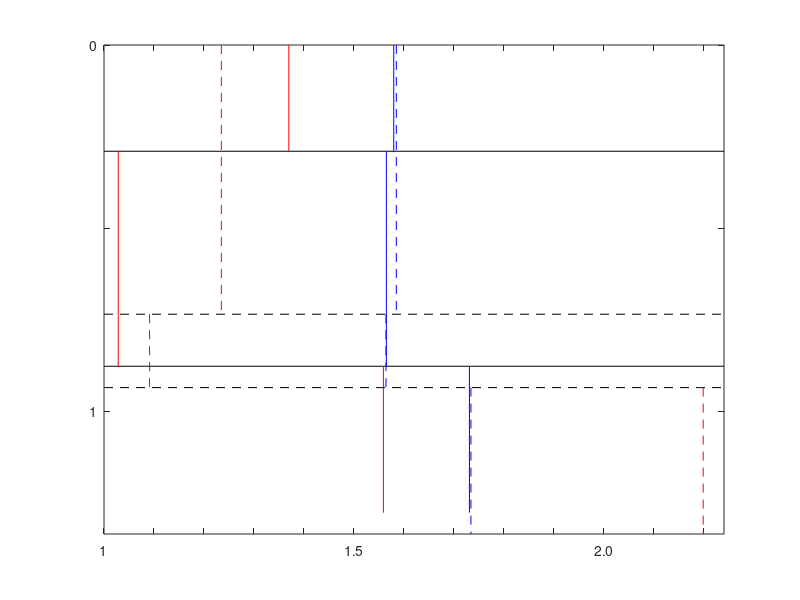
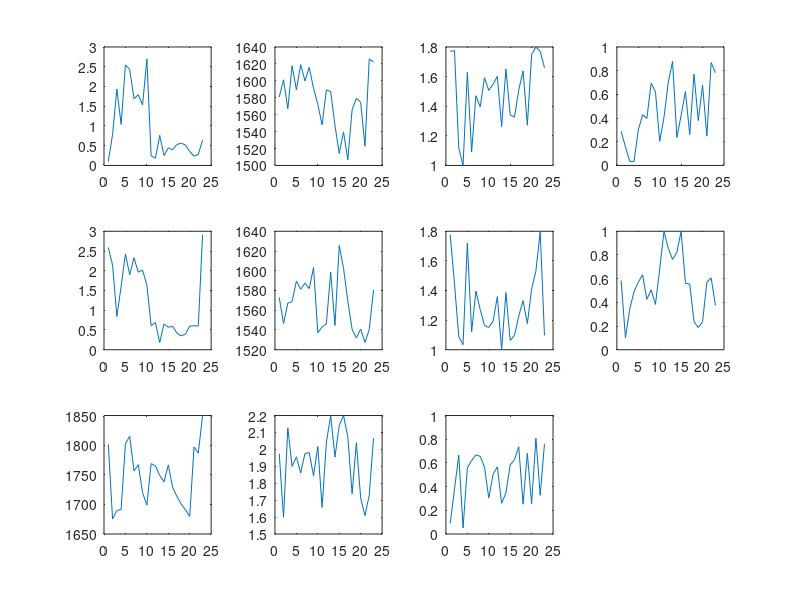
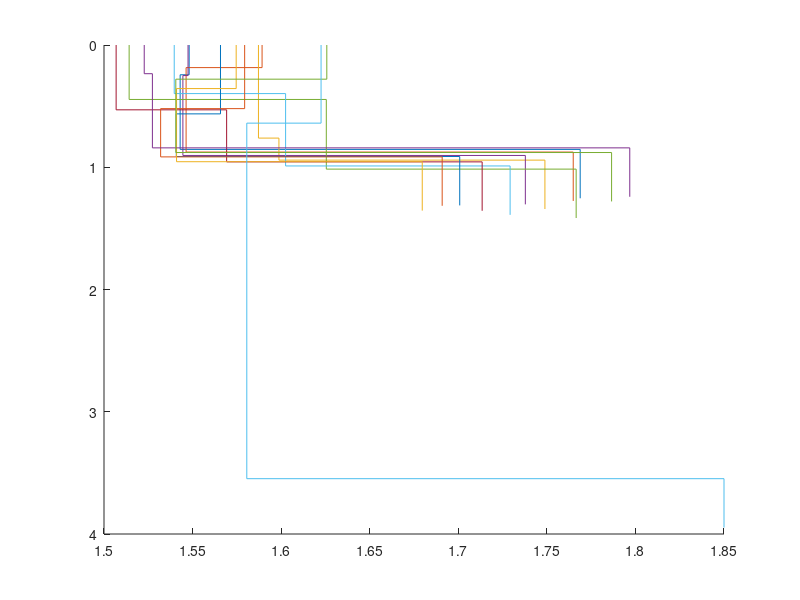
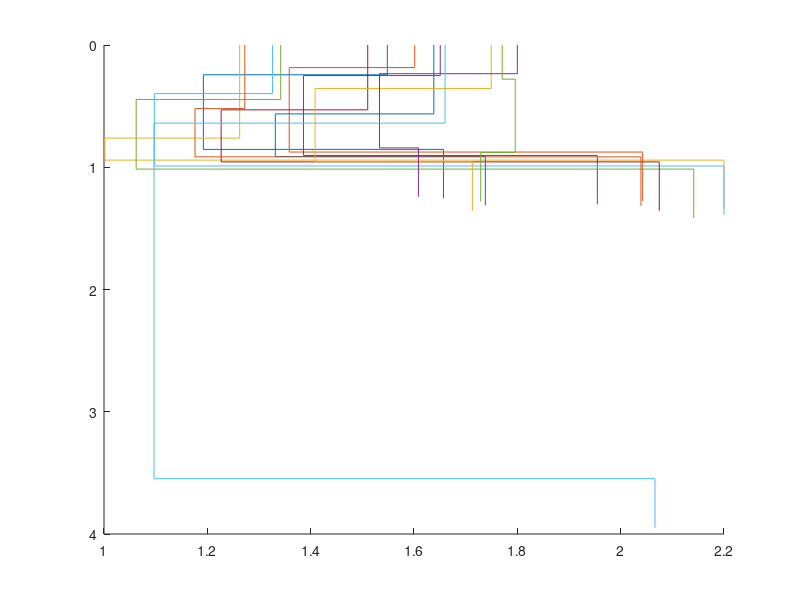

MATLAB code for these plots, in order:
function [] = plot_model_har();
%375
m1 = [0.29030184       1579.469      1.3696368 0.99992177     0.58739455      1564.7047      1.0284575      0.3533903 1730.8198      1.5588327     0.68915472];
%468
m2 = [0.735508      1584.6092      1.2346778 0.7021045     0.20051636      1564.0109      1.0911254  2.1770281e-07 1733.8605       2.198403     0.99196465];
%375
mm(1,:) = [0.10000828      1580.9125      1.7707042 0.28739342      2.5892129      1572.9857      1.7763138 0.58424697 1801.5068      1.9739564    0.089177351];
%421
mm(2,:) = [0.7826873      1601.2842      1.7748329 0.15752248       2.141781      1546.5158      1.4469055   0.10195386 1675.3161      1.5990116     0.37802887];
%468
mm(3,:) = [1.9347059      1567.0063      1.1166811 0.035399466     0.84225255      1567.2564      1.0878035    0.34148279 1689.5819      2.1266886     0.66498193];
%515
mm(4,:) = [1.0412711      1617.8983      1.0005622 0.033251427      1.6082591      1568.8925       1.034495     0.48984019 1691.402      1.8993068    0.051898971];
%562
mm(5,:) = [2.5464035      1589.3508      1.6282458 0.29915181       2.425818      1589.5119       1.719114     0.57038475 1802.4445      1.9563693     0.55723589];
%609
mm(6,:) = [2.4273193      1619.0881      1.0927099 0.4279143      1.8998696      1581.2036      1.1201011 0.63330537 1815.0048      1.8606938     0.62047746];
%656
mm(7,:) = [1.6897462      1599.8204       1.470942 0.39720597       2.328248      1587.4683       1.396275     0.42547159 1756.5149      1.9753745     0.66790359];
%703
mm(8,:) = [1.7911941       1615.946      1.3955586 0.69458358       1.962583      1581.8955      1.2710781 0.50444809 1766.9831      1.9806872     0.65523971];
%750
mm(9,:) = [1.5313793      1591.2141       1.592349 0.62302519      2.0172418       1603.304      1.1632248 0.38275006 1719.6605      1.8437329     0.56652517];
%796
mm(10,:) = [2.6939849      1572.1564      1.5069013 0.20450964      1.6384875       1537.226      1.1504092     0.68291691 1698.751      2.0166135     0.30311701];
%843
mm(11,:) = [0.24352861      1548.0665      1.5483984 0.40725462      0.6102346      1542.9847      1.1923163     0.99998225 1768.8141      1.6570435     0.50398225];
%890
mm(12,:) = [0.18486281      1589.2343      1.6014283 0.70357843     0.69081027       1546.343       1.358508   0.8547057 1764.8861      2.0426204     0.56668063];
%937
mm(13,:) = [0.76150144      1587.1891      1.2625269 0.87798239     0.18014608      1598.7464      1.0017517     0.76228936 1748.9047            2.2     0.25990549];
%984
mm(14,:) = [0.24999306      1547.4394      1.6508083 0.23551472     0.65353956      1544.5318      1.3860152     0.82251762 1737.8545      1.9548394     0.34591696];
%1031
mm(15,:) = [0.44543755      1514.1889      1.3419333 0.42478525     0.56979784      1625.4936      1.0622764              1 1766.5384      2.1414549     0.58397184];
%1078
mm(16,:) = [0.39743109      1539.6437      1.3260526 0.62478933     0.59190381      1602.5138      1.0974254  0.56051491 1729.2552            2.2     0.62723589];
%1125
mm(17,:) = [0.53025158       1506.846      1.5104284 0.26132948     0.42571603      1569.2291      1.2267658     0.5555805 1713.4694      2.0747278     0.73603384];
%1171
mm(18,:) = [0.56334903      1565.7575      1.6383485 0.77089995     0.34877517      1540.8098      1.3315839  0.23615207 1700.8149      1.7380651     0.25173329];
%1218
mm(19,:) = [0.52043153      1579.3977      1.2725755 0.37905105     0.39477929      1531.9684      1.1760991 0.18686529 1690.9042      2.0392435     0.68181513];
%1265
mm(20,:) = [0.35635322      1574.6177       1.749356 0.67846995     0.59833732      1540.9554      1.4085402 0.23613313 1679.6536      1.7129759     0.25612575];
%1312
mm(21,:) = [0.23474017      1522.7086            1.8 0.24704506     0.60664205      1527.3188      1.5332321 0.57026034 1796.8041       1.608556     0.80959873];
%1359
mm(22,:) = [0.27952312      1625.7769      1.7707936 0.86884903     0.60002837      1540.5344      1.7959813  0.60631451 1786.54      1.7291295     0.3266255];
%1406
mm(23,:) = [0.63914583      1622.5336      1.6601592 0.78298314      2.9083414      1580.6068      1.0967968     0.37488555 1850      2.0664243     0.76113981];


nl(1) = 3;
nl(2) = 3;
symb = ['- '; '--'];
c = cellstr(symb);

for i = 1:2
if i == 1
  m = m1;
else 
  m = m2;
end;
figure(1);
hold on, box on;

line = strcat(char(c(i)),'k');
% Interfaces:
if(nl(i) == 2)
  plot([1 2.24],[m(1) m(1)],line);
else
  plot([1 2.24],[m(1) m(1)],line);
  plot([1 2.24],[m(1)+m(5) m(1)+m(5)],line);
end

% Velocity
line = strcat(char(c(i)),'b');
if(nl(i) == 2)
plot([m(2)/1000 m(2)/1000],[0 m(1)],line);
plot([m(5)/1000 m(5)/1000],[m(1) m(1)+0.4],line);
else
plot([m(2)/1000 m(2)/1000],[0 m(1)],line);
plot([m(6)/1000 m(6)/1000],[m(1) m(1)+m(5)],line);
plot([m(9)/1000 m(9)/1000],[m(1)+m(5) m(1)+m(5)+0.4],line);
end

% Density
line = strcat(char(c(i)),'r');
if(nl(i) == 2)
plot([m(3) m(3)],[0 m(1)],line);
plot([m(6) m(6)],[m(1) m(1)+0.4],line);
else
plot([m(3) m(3)],[0 m(1)],line);
plot([m(7) m(7)],[m(1) m(1)+m(5)],line);
plot([m(10) m(10)],[m(1)+m(5) m(1)+m(5)+0.4],line);
end

set(gca,'YDir','reverse');
set(gca,'XTick',[1 1.1 1.2 1.3 1.4 1.5 1.6 1.7 1.8 1.9 2.0 2.1 2.2],...
         'XTickLabel',{'1';'';'';'';'';'1.5';'';'';'';'';'2.0';'';''});
set(gca,'YTick',[0 0.5 1 1.5 2],'YTickLabel',{'0';'';'1';'';'2'});
if(nl(i) == 2)
  set(gca,'XLim',[1 2.24],'YLim',[0 m(1)+0.4]);
else
  set(gca,'XLim',[1 2.24],'YLim',[0 m(1)+m(5)+0.4]);
end;

end;

figure(2);
for j = 1:11
  subplot(3,4,j)
  plot(mm(:,j))
end;
figure(3);
hold on;
for j = 11:23
  plot([mm(j,2)/1000 mm(j,2)/1000 mm(j,6)/1000 mm(j,6)/1000 ... 
        mm(j,9)/1000 mm(j,9)/1000],[0 mm(j,1) mm(j,1) ... 
        mm(j,1)+mm(j,5) mm(j,1)+mm(j,5) mm(j,1)+mm(j,5)+0.4]);
%  plot([mm(j,6)/1000 mm(j,6)/1000],[mm(j,1) mm(j,1)+mm(j,5)]);
%  plot([mm(j,9)/1000 mm(j,9)/1000],[mm(j,1)+mm(j,5) mm(j,1)+mm(j,5)+0.4]);
end;
set(gca,'YDir','reverse');

figure(4);
hold on;
for j = 11:23
  plot([mm(j,3) mm(j,3) mm(j,7) mm(j,7) mm(j,10) mm(j,10)],...
       [0 mm(j,1) mm(j,1) mm(j,1)+mm(j,5) mm(j,1)+mm(j,5) ... 
        mm(j,1)+mm(j,5)+0.4]);
end;
set(gca,'YDir','reverse');

return;

